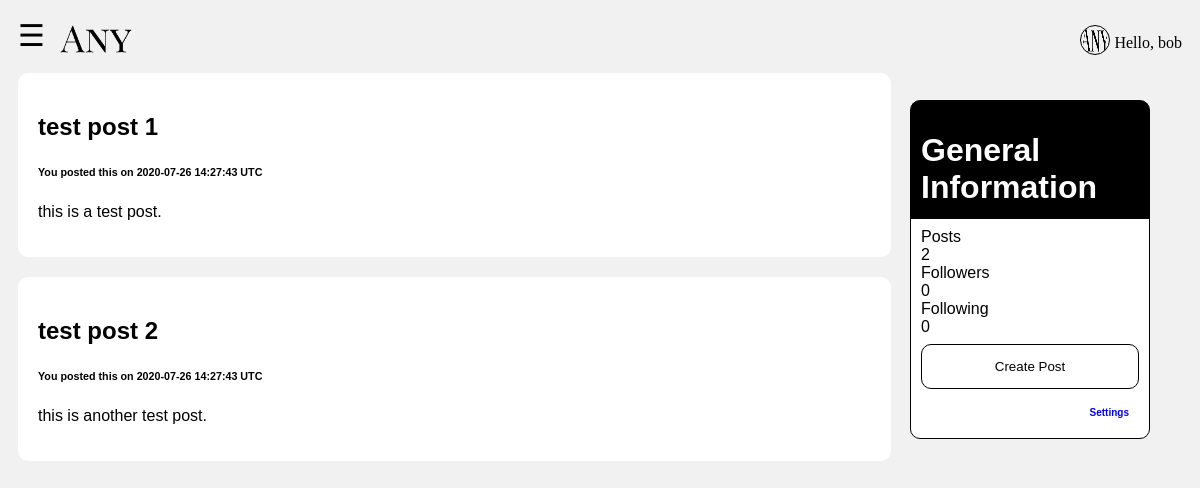
Screenshot of /profile (signed in) with the database file from the repository.
### tables this page shows
CREATE TABLE 'posts' ('poster_name' text, 'post_title' text, 'post_text' text, 'post_time'  timestamp DEFAULT CURRENT_TIMESTAMP  , 'post_id'  integer PRIMARY KEY  , 'poster_id' bigint, 'post_image' bytea);

### application.py (the view)
@app.route('/profile')
@login_required
def profile():
    username = user()
    rows = db.execute("SELECT id FROM users WHERE username = ?",
                      username)
    for row in rows:
        uid = row["id"]
    follower = db.execute("SELECT * FROM follow WHERE followed_id = ?",
                          uid)
    followings = db.execute("SELECT * FROM follow WHERE follower_id = ?",
                            uid)
    post = db.execute("SELECT * FROM posts WHERE poster_name = ? ORDER BY post_time DESC",
                      username)
    followers = len(follower)
    following = len(followings)
    posts = len(post)
    return render_template("profile.html", username=username, followers=followers, following=following, posts=posts, list=post)

### application.py (called while the page is built)
@app.after_request
def after_request(response):
    response.headers["Cache-Control"] = "no-cache, no-store, must-revalidate"
    response.headers["Expires"] = 0
    response.headers["Pragma"] = "no-cache"
    return response

def user():
    global username
    return username

### templates/profile.html (shortened to what this page needs)
{% extends "layout.html" %}
{% block content %}
    <div class="geninf">
        <div class="genhead">
            <h1>General Information</h1>
        </div>
        <ul style="list-style-type:none;margin:0;padding:0;">
            <li>Posts</li>
            <li>{{posts}}</li>
            <li>Followers</li>
            <li>{{followers}}</li>
            <li>Following</li>
            <li>{{following}}</li>
        </ul>
        <a href="/create">
            <button class="createbtn">Create Post</button>
        </a>
        <a href="/settings">
            <p class="settingsbtn"><strong>Settings</strong></p>
        </a>
    </div>
    {% for thing in list %}
        <div class="card" style="width:75%;">
            <h2>{{thing['post_title']}}</h2>
            <h6>You posted this on {{thing["post_time"]}} UTC</h6>
            <div id="posttext">{{ thing["post_text"]|safe }}</div>
        </div>
    {% endfor %}
{% endblock %}

### static/styles.css (style rules this page uses)
* { box-sizing: border-box; }
body { font-family: sans-serif; padding: 10px; background: #f1f1f1; }
a { cursor: pointer; }
.card { background-color: white; padding: 20px; margin-top: 20px; border-radius: 10px; }
button { background-color: #4CAF50; color: white; padding: 14px 20px; margin: 8px 0; border: none; cursor: pointer; width: 100%; }
.genhead { color: white; }
.geninf { width: 20%; background: linear-gradient(0deg, white 65%, black 65%); padding: 10px; border: 1px solid black; border-radius: 10px; position: fixed; right: 50px; top: 100px; }
.createbtn { background-color: white; background-color: rgba(0, 0, 0, 0); color: black; border: 1px solid black; border-radius: 10px; }
.settingsbtn { float: right; position: relative; right: 10px; font-size: 10px; }

### rows the page displays
posts: post_title "test post 1", post_time "2020-07-26 14:27:43", post_text "this is a test post."
posts: post_title "test post 2", post_time "2020-07-26 14:27:43", post_text "this is another test post."

### other values shown
{{ posts }} "2"
{{ followers }} "0"
{{ following }} "0"
